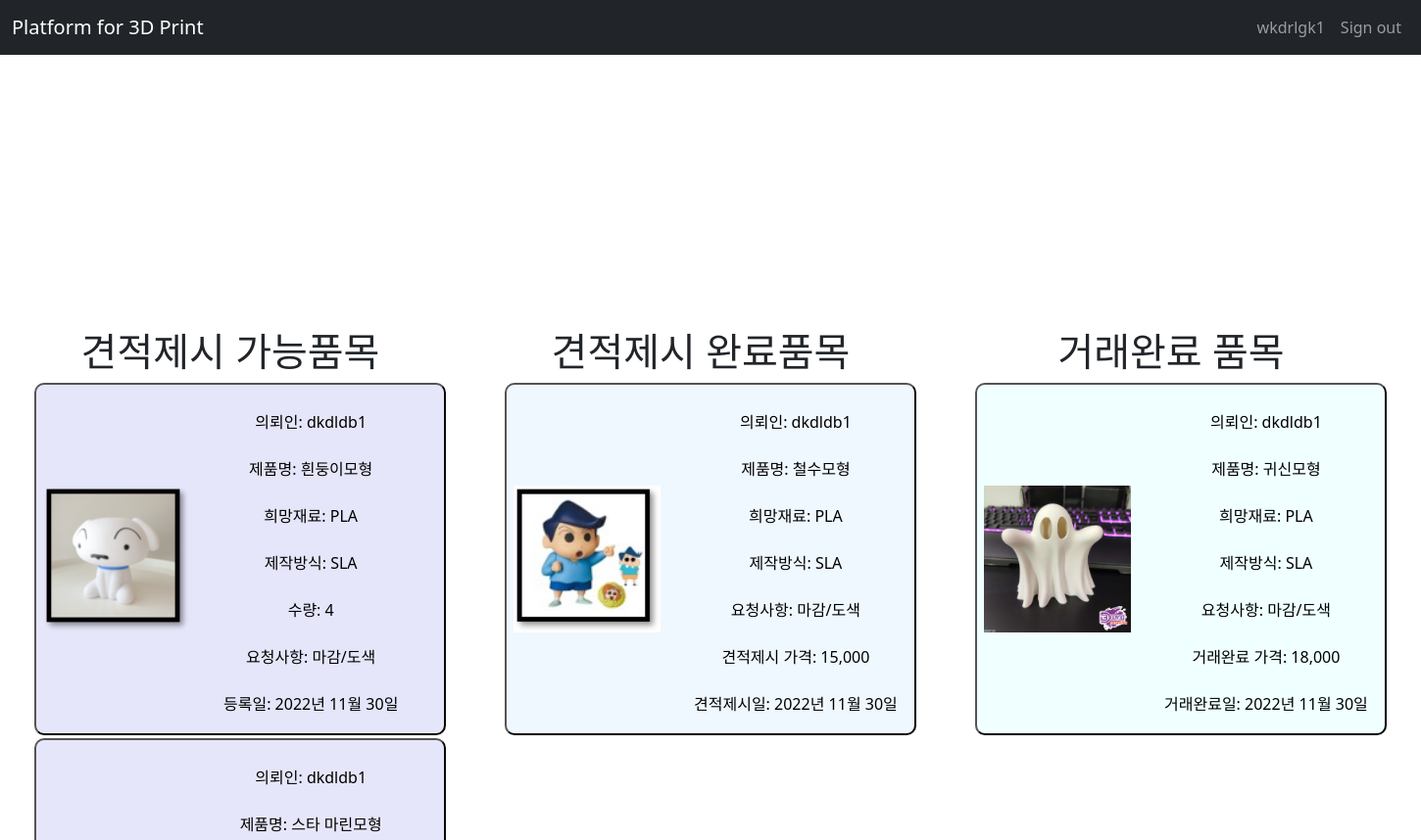
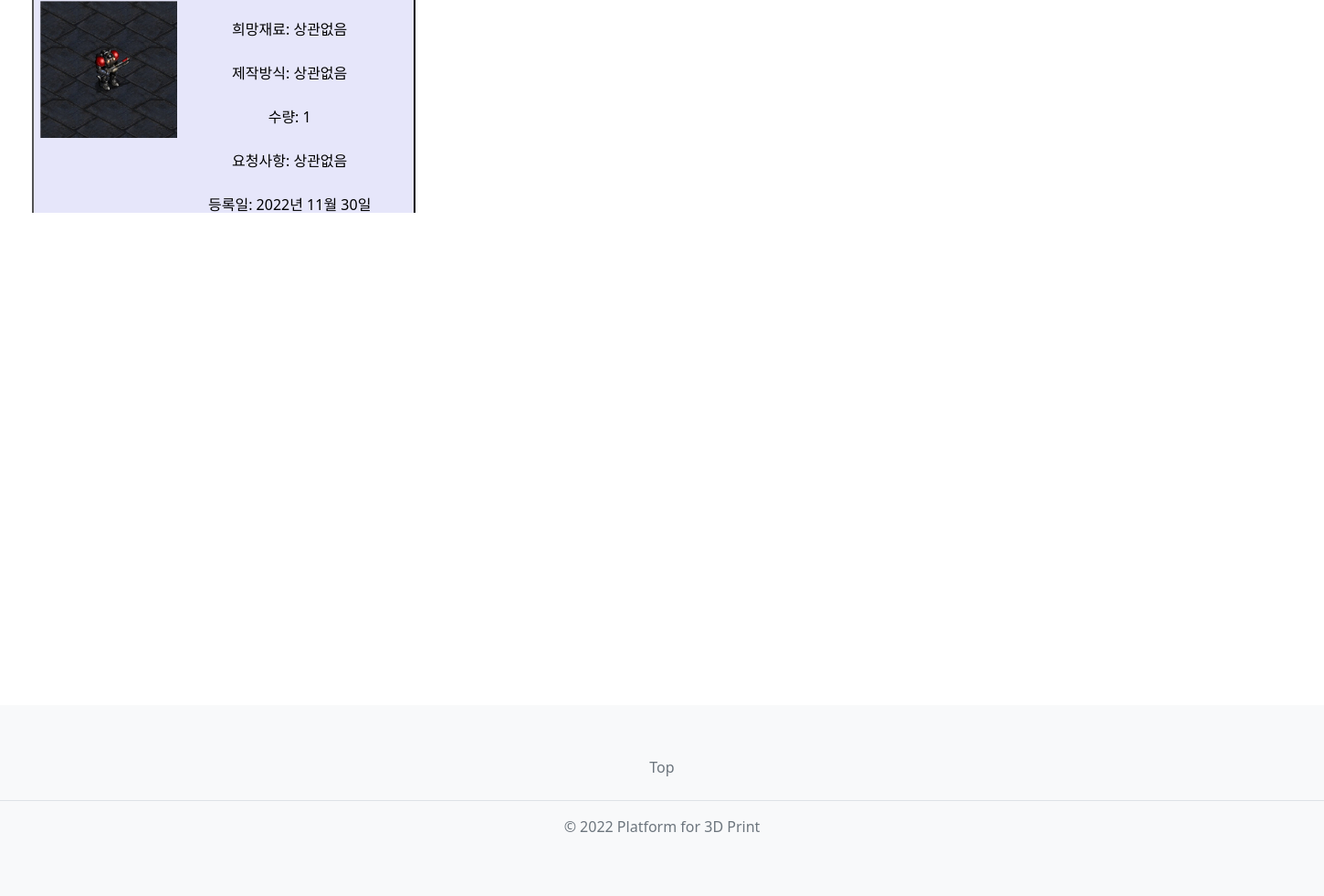
Screenshot of /sell/bid_board/ (signed in) with the database file from the repository (2 pictures, top to bottom).
### common/models.py (models this page shows)
class User(AbstractUser):
    flag = models.CharField(max_length=20)
    last_name = None
    TEL = models.CharField(max_length=20)
    address = models.CharField(max_length=100)
    equipment_id1 = models.CharField(max_length=50, blank=True)
    equipment_id2 = models.CharField(max_length=50, blank=True)
    equipment_id3 = models.CharField(max_length=50, blank=True)
    equipment_id4 = models.CharField(max_length=50, blank=True)
    equipment_id5 = models.CharField(max_length=50, blank=True)

### trade/models.py (models this page shows)
class Estimate(models.Model):
    estimate_id = models.UUIDField(primary_key=True, default=uuid.uuid4, editable=False)
    buyer_id = models.ForeignKey(User, on_delete=models.CASCADE)
    project_name = models.CharField(max_length=200)
    material = models.CharField(max_length=15)
    method = models.CharField(max_length=15)
    pieces = models.IntegerField()
    detail = models.TextField()
    drawing = models.FileField()
    reg_date = models.DateTimeField()
    canBid = models.BooleanField(default=True)

class Bid(models.Model):
    bid_id = models.UUIDField(primary_key=True, default=uuid.uuid4, editable=False)
    seller_id = models.ForeignKey(User, on_delete=models.CASCADE)
    estimate_id = models.ForeignKey(Estimate, on_delete=models.CASCADE)
    price = models.IntegerField()
    bid_date = models.DateTimeField()
    finished = models.BooleanField()

class Trade(models.Model):
    trade_id = models.UUIDField(primary_key=True, default=uuid.uuid4, editable=False)
    estimate_id = models.OneToOneField(Estimate, on_delete=models.CASCADE)
    bid_id = models.OneToOneField(Bid, on_delete=models.CASCADE)
    success_date = models.DateTimeField()
    product_state = models.CharField(max_length= 20)

### sell/views.py (the view)
# urls.py: path('bid_board/', views.bid_board, name='bid_board'),
def bid_board(request):
    equipment = Equipment.objects.get(pk=request.user.equipment_id1)
    available_material = equipment.material.split("/") + ["상관없음"]
    available_estimates = Estimate.objects.filter(
        method__in=[equipment.method, "상관없음"],
        material__in=available_material,
        canBid=True,
    ).order_by('-reg_date')
    bidding = Bid.objects.filter(finished=False, seller_id=request.user).order_by('-bid_date')
    available_estimates = available_estimates.filter(~Q(estimate_id__in=[bid.estimate_id.estimate_id for bid in bidding]))
    completed_bid = Bid.objects.filter(finished=True, seller_id=request.user)
    trade = Trade.objects.filter(bid_id__in=completed_bid).order_by('-success_date')
    context = {
        "estimates": available_estimates,
        "bidding": bidding,
        "trade": trade,
    }
    return render(request, "seller/temp/bid_board.html", context)

### templates/seller/temp/bid_board.html (shortened to what this page needs)
{% extends 'base.html' %}
{% load static %}
{% load humanize %}
{% block content %}
<head>
</head>
<body>
    <table id="tb" style="margin: auto;">
        <tr>
            <td id="td1" style="padding: 20px;">
                <h1 id="Head">견적제시 가능품목</h1>
                <div id="Left">
                        {% if estimates %}
                            {% for est in estimates %}
                            <a href={% url 'sell:estimate_detail' est.estimate_id %}>
                                <button id="LeftItem" style="border-radius: 10px;">
                                    <table>
                                        <tr>
                                            <td>
                                                <img style="width:150px; height:150px;" src="{{est.drawing.url}}" alt="도면 미리보기">
                                            </td>
                                            <td>
                                                <ul style="float: center; list-style:none"><br>
                                                    <li>의뢰인: {{ est.buyer_id }}</li><br>  {% comment %} buyer 객체가 연결되어있음 {% endcomment %}
                                                    <li>제품명: {{ est.project_name }}</li><br>
                                                    <li>희망재료: {{ est.material }}</li><br>
                                                    <li>제작방식: {{ est.method }}</li><br>
                                                    <li>수량: {{ est.pieces }}</li><br>
                                                    <li>요청사항: {{ est.detail }}</li><br>
                                                    <li>등록일: {{ est.reg_date.year }}년 {{ est.reg_date.month }}월 {{ est.reg_date.day }}일</li>
                                                </ul>
                                            </td>
                                        </tr>
                                    </table>
                                </button>
                            </a>
                            {% endfor %}
                        {% else %}
                            <p>No estimates are available.</p>
                        {% endif %}
                </div>
            </td>
            <td id="td1" style="padding: 20px;">
                <h1 id="Head">견적제시 완료품목</h1>
                <div id="Center">
                    {% if bidding %}
                        {% for b in bidding %}
                        <a href={% url 'sell:estimate_detail' b.estimate_id.estimate_id %}>
                        <button id="CenterItem" style="border-radius: 10px;">
                            <table>
                                <tr>
                                    <td>
                                        <img style="width:150px; height:150px;" src="{{b.estimate_id.drawing.url}}" alt="도면 미리보기">
                                    </td>
                                    <td>
                                        <ul style="float: center; list-style:none"><br>
                                            <li>의뢰인: {{ b.estimate_id.buyer_id }}</li><br>
                                            <li>제품명: {{ b.estimate_id.project_name }}</li><br>
                                            <li>희망재료: {{ b.estimate_id.material }}</li><br>
                                            <li>제작방식: {{ b.estimate_id.method }}</li><br>
                                            <li>요청사항: {{ b.estimate_id.detail }}</li><br>
                                            <li>견적제시 가격: {{ b.price | intcomma }}</li><br>
                                            <li>견적제시일: {{ b.bid_date.year }}년 {{ b.bid_date.month }}월 {{ b.bid_date.day }}일</li>
                                        </ul>
                                    </td>
                                </tr>
                            </table>
                        </button>
                        {% endfor %}
                    {% else %}
                        <p>No Bidding are available.</p>
                    {% endif %}
                </div>
            </td>
            <td id="td1" style="padding: 20px;">
                <h1 id="Head">거래완료 품목</h1>
                <div id="Right">
                    {% if trade %}
                        {% for t in trade %}
                            <a href={% url 'trade:sell_complete' t.bid_id.bid_id %}>
                            <button id="RightItem" style="border-radius: 10px;">
                                <table>
                                    <tr>
                                        <td>
                                            <img style="width:150px; height:150px;" src="{{t.estimate_id.drawing.url}}" alt="도면 미리보기">
                                        </td>
                                        <td>
                                            <ul style="float: center; list-style:none"><br>
                                                <li>의뢰인: {{ t.estimate_id.buyer_id }}</li><br>
                                                <li>제품명: {{ t.estimate_id.project_name }}</li><br>
                                                <li>희망재료: {{ t.estimate_id.material }}</li><br>
                                                <li>제작방식: {{ t.estimate_id.method }}</li><br>
                                                <li>요청사항: {{ t.estimate_id.detail }}</li><br>
                                                <li>거래완료 가격: {{ t.bid_id.price | intcomma }}</li><br>
                                                <li>거래완료일: {{ t.success_date.year }}년 {{ t.success_date.month }}월 {{ t.success_date.day }}일</li>
                                            </ul>
                                        </td>
                                    </tr>
                                </table>
                            </button>
                            </a>
                        {% endfor %}
                    {% else %}
                        <p>No completed are available.</p>
                    {% endif %}
                </div>
            </td>
        </tr>
    </table>
</body>
{% endblock %}

### templates/base.html (shortened to what this page needs)
<!DOCTYPE html>
<html lang="en">
    <head>
        <link href="https://cdn.jsdelivr.net/npm/bootstrap@5.2.2/dist/css/bootstrap.min.css" rel="stylesheet">
    </head>
    <body class="d-flex flex-column min-vh-100">
        <nav class="navbar navbar-expand-sm bg-dark navbar-dark">
            <div class="container-fluid">
                <a class="navbar-brand" href="/">Platform for 3D Print</a>
                <div class="collapse navbar-collapse justify-content-between" id="collapsibleNavbar">
                    <ul class="navbar-nav">
                        <li class="nav-item">
                            {% if user.is_authenticated %}
                                <a class="nav-link" href="{% url 'common:mypage' %}">{{ user.username }}</a>
                            {% else %}
                                <a class="nav-link" href={% url 'common:login' %}>Sign in</a>
                            {% endif %}
                        </li>
                        <li class="nav-item">
                            {% if user.is_authenticated %}
                                <a class="nav-link" href="{% url 'common:logout' %}">Sign out</a>
                            {% else %}
                                <a class="nav-link" href={% url 'common:signup' %}>Sign up</a>
                            {% endif %}
                        </li>
                    </ul>
                </div>
            </div>
        </nav>
        {% block content %}
        {% endblock content %}
        <footer class="py-5 bg-light mt-auto">
            <ul class="nav justify-content-center border-bottom pb-3 mb-3">
                <li class="nav-item">
                    <a href="" class="nav-link px-2 text-muted">Top</a>
                </li>
            </ul>
            <p class="text-center text-muted">© 2022 Platform for 3D Print</p>
        </footer>
    </body>
</html>

### templates/seller/temp/bid_board.html (style rules this page uses)
#tb { margin: 20px; }
#td1 { vertical-align: top; }
#Left { width: 440px; height: 700px; text-align: center; overflow:auto; }
#Center { width: 440px; height: 700px; text-align: center; overflow:auto; }
#Right { width: 440px; height: 700px; text-align: center; overflow:auto; }
#Head { font-size: 40; width: 420px; text-align: center; }
#LeftItem { font-size: 40; width: 420px; background-color: Lavender; }
#CenterItem { font-size: 40; width: 420px; background-color: AliceBlue; }
#RightItem { font-size: 40; width: 420px; background-color: Azure; }

### rows the page displays
User: username "wkdrlgk1"
Estimate: drawing (picture), buyer_id "dkdldb1", project_name "흰둥이모형", material "PLA", method "SLA", pieces "4", detail "마감/도색", reg_date.year "2022", reg_date.month "11", reg_date.day "30"
Estimate: drawing (picture), buyer_id "dkdldb1", project_name "스타 마린모형", material "상관없음", method "상관없음", pieces "1", detail "상관없음", reg_date.year "2022", reg_date.month "11", reg_date.day "30"
Bid: estimate_id.drawing (picture), estimate_id.buyer_id "dkdldb1", estimate_id.project_name "철수모형", estimate_id.material "PLA", estimate_id.method "SLA", estimate_id.detail "마감/도색", price "15,000", bid_date.year "2022", bid_date.month "11", bid_date.day "30"
Trade: estimate_id.drawing (picture), estimate_id.buyer_id "dkdldb1", estimate_id.project_name "귀신모형", estimate_id.material "PLA", estimate_id.method "SLA", estimate_id.detail "마감/도색", bid_id.price "18,000", success_date.year "2022", success_date.month "11", success_date.day "30"
